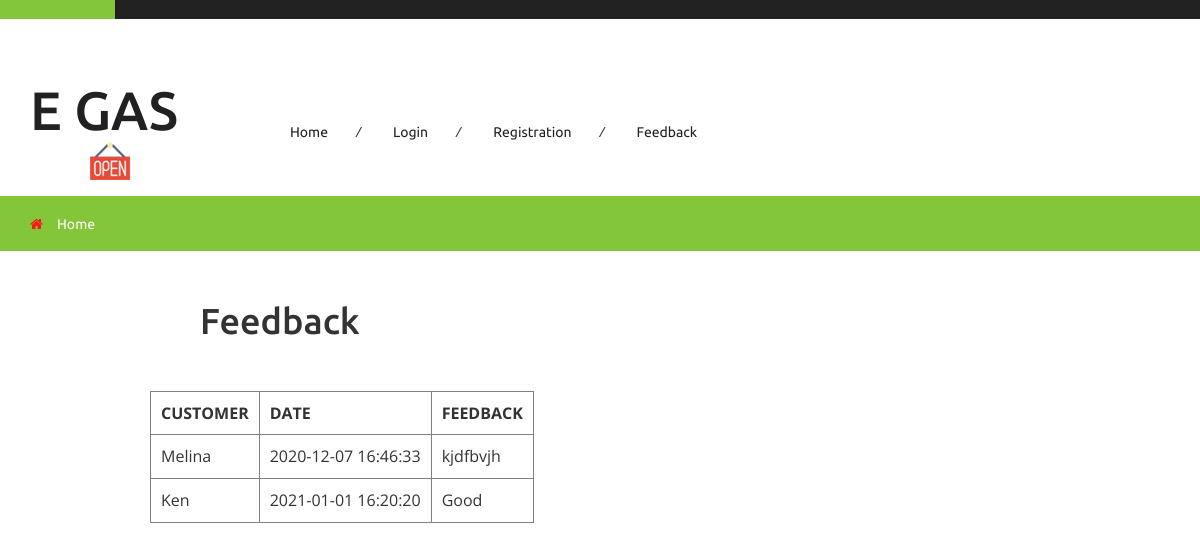
Page /feedback.php on the committed database.
### tables this page shows
CREATE TABLE IF NOT EXISTS `tblfeedback` (
  `fid` int(11) NOT NULL AUTO_INCREMENT,
  `cContact` varchar(50) NOT NULL,
  `fdate` datetime NOT NULL,
  `feedback` varchar(100) NOT NULL,
  PRIMARY KEY (`fid`)
);

CREATE TABLE IF NOT EXISTS `tblcustomer` (
  `cName` varchar(50) NOT NULL,
  `cAddress` varchar(100) NOT NULL,
  `cContact` varchar(50) NOT NULL,
  `cEmail` varchar(50) NOT NULL,
  `cAadhar` varchar(50) NOT NULL,
  `cRation` varchar(50) NOT NULL,
  `cType` varchar(50) NOT NULL,
  `consumerno` varchar(50) DEFAULT NULL,
  PRIMARY KEY (`cContact`)
);

### feedback.php (the view, shortened to what this page needs)
<?php
include 'header.php';
include 'connection.php';
?>
<div style="margin-top: 50px; margin-left: 150px; ">
    <h1 style="margin:50px;">Feedback</h1>
    <form method="POST" enctype="multipart/form-data">
    <table border="1">
         <tr>
                <th> CUSTOMER</th>
                <th> DATE</th>
                <th>FEEDBACK</th>
            </tr>
            <?php
            $q="select tblcustomer.*,tblfeedback.* from tblfeedback,tblcustomer where tblcustomer.cContact=tblfeedback.cContact";
            $s= mysqli_query($conn, $q);
            while($r= mysqli_fetch_array($s))
            {
                echo '<tr>';
                echo '<td>'.$r['cName'].'</td>';
                echo '<td>'.$r['fdate'].'</td>';
                echo '<td>'.$r['feedback'].'</td>';
                echo '</tr>';
            }
            ?>
    </table>
</form>
</div>

### feedback.php (style rules this page uses)
td,th { padding: 10px; }

### rows in the picture
tblfeedback: tblcustomer.cName "Melina", fdate "2020-12-07 16:46:33", feedback "kjdfbvjh"
tblfeedback: tblcustomer.cName "Ken", fdate "2021-01-01 16:20:20", feedback "Good"
